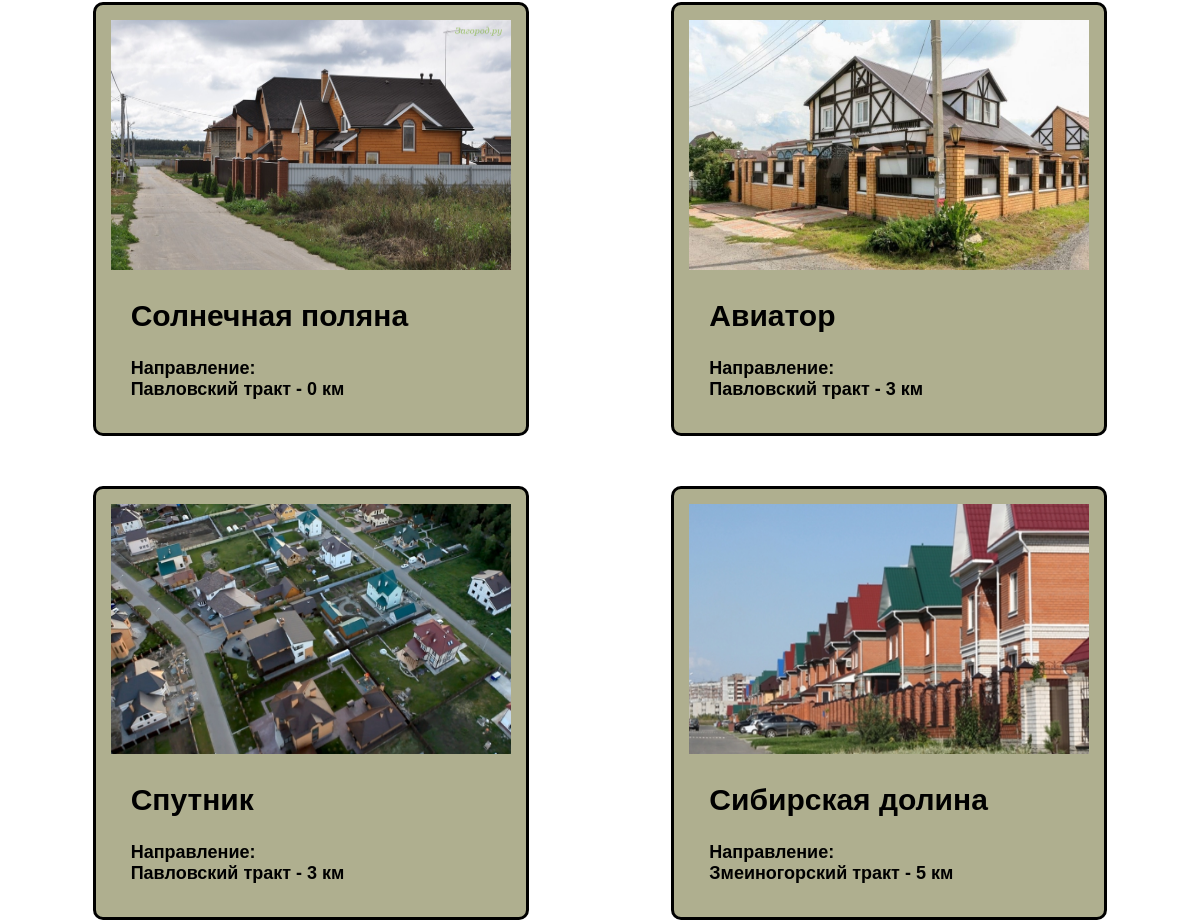
/ (middle part), run on an earlier commit of the app's database.
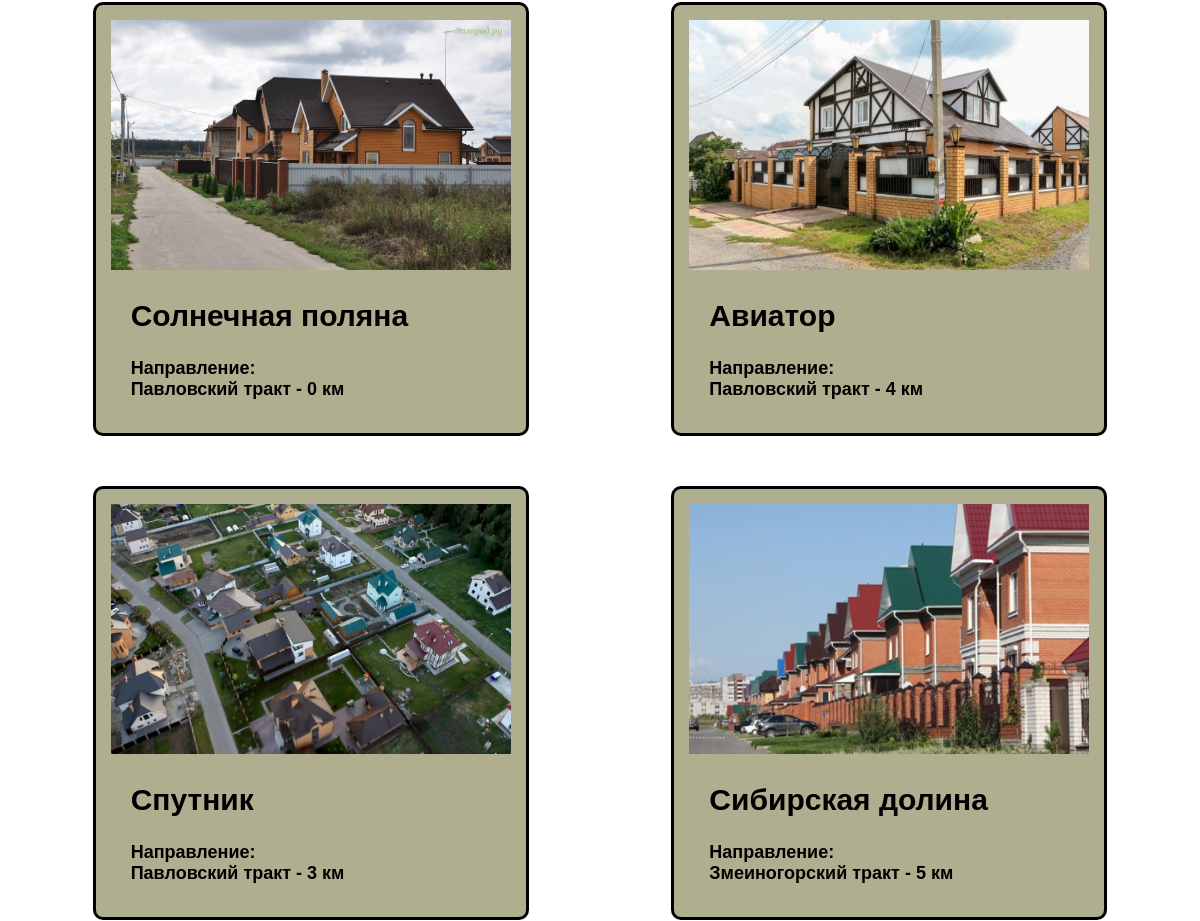
And on a later commit of the database.
### villages/models.py (models this page shows, shortened)
class Village(models.Model):
    title = models.CharField(max_length=100)
    description = models.TextField()
    featured_image = models.ImageField(upload_to="villages", blank=True, default="default.jpg")
    direction = models.CharField(max_length=100)
    distance = models.IntegerField(default=0)
    quantity = models.IntegerField(default=0)
    square = models.IntegerField(default=0)
    land_price = models.IntegerField(default=0)
    contacts = models.CharField(max_length=200, blank=True)
    website = models.CharField(max_length=400, blank=True)
    vote_total = models.IntegerField(default=0)
    infrastructures = models.ManyToManyField('Infrastructure', blank=True)

### villages/views.py (the view)
# urls.py: path('', include('villages.urls')),
def villages(request):
    vg = Village.objects.all()
    context = {
        "villages": vg
    }
    return render(request, 'villages/villages.html', context)

### villages/templates/villages/villages.html
{% extends 'villages/base.html' %}
{% block content %}
<div class="cards">
    {% for villag in villages %}
    <div class="card">
         <a href="{% url 'village' villag.id %}" class="village">
            <img class="image_card" src="{{ villag.featured_image.url }}" alt="image_card">
            <h2>
            {{ villag.title }}
            </h2>
            <p>Направление:<br>{{ villag.direction }} - {{ villag.distance }} км</p>
         </a>
    </div>
    {% endfor %}
</div>
{% endblock %}

What changed in the data, as far as the page shows it:
changed Village "Авиатор": distance "3" → "4"
